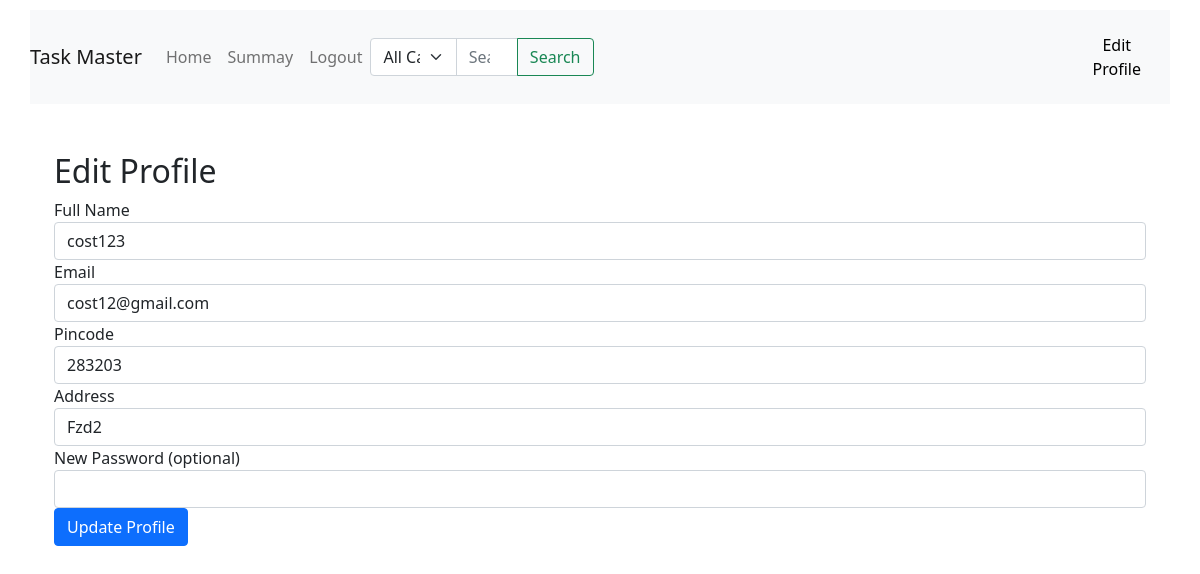
Page /edit_profile (signed in) on the committed database.
### backend/models.py (models this page shows)
class Costumer(db.Model):
    __tablename__="costumer"
    id=db.Column(db.Integer,primary_key=True)
    email=db.Column(db.String,nullable=False,unique=True)
    full_name=db.Column(db.String,nullable=False)
    password=db.Column(db.String,nullable=False)
    pincode=db.Column(db.String,nullable=False)
    Address=db.Column(db.String)
    role=db.Column(db.Integer,nullable=False,default=1)
    is_blocked = db.Column(db.Boolean, default=False)
    Service_request=db.relationship("Service_request",backref="costumer",lazy=True)

### backend/controllers.py (the view, shortened to what this page needs)
@app.route('/edit_profile',methods=['GET','POST'])
def edit_profile():
    if 'costumer_id'in session:
        user = Costumer.query.get(session['costumer_id'])
        template = '/costumer/edit_profile.html'
        user_type = 'costumer'
    elif 'professional_id' in session:
        user = Professional.query.get(session['professional_id'])
        template = '/professional/edit_profile.html'
        user_type = 'professional'
    else:
        flash('Login to continue')
        return redirect(url_for('login'))
    return render_template(template, user=user)

### templates/costumer/edit_profile.html
{% extends 'layout2.html' %}
{% block content %}
<div class="container mt-5">
    <h2>Edit Profile</h2>
    <form method="POST" action="{{ url_for('edit_profile') }}">
        <div class="form-group">
            <label>Full Name</label>
            <input type="text" name="full_name" class="form-control" value="{{ user.full_name }}" required>
        </div>
        <div class="form-group">
            <label>Email</label>
            <input type="email" name="email" class="form-control" value="{{ user.email }}" required>
        </div>
        <div class="form-group">
            <label>Pincode</label>
            <input type="text" name="pincode" class="form-control" value="{{ user.pincode }}" required>
        </div>
        <div class="form-group">
            <label>Address</label>
            <input type="text" name="address" class="form-control" value="{{ user.Address }}">
        </div>
        <div class="form-group">
            <label>New Password (optional)</label>
            <input type="password" name="new_password" class="form-control">
        </div>
        <button type="submit" class="btn btn-primary">Update Profile</button>
    </form>
</div>
{% endblock %}

### templates/layout2.html (style rules this page uses)
body { margin: 0; padding: 0; }

### rows in the picture
Costumer: full_name "cost123", email "cost12@gmail.com", pincode "283203", address "Fzd2"
